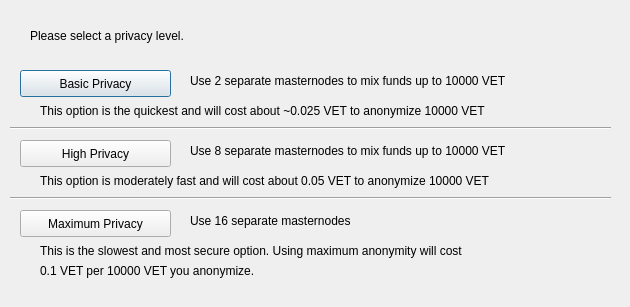
<?xml version="1.0" encoding="UTF-8"?>
<ui version="4.0">
 <class>DarksendConfig</class>
 <widget class="QDialog" name="DarksendConfig">
  <property name="geometry">
   <rect>
    <x>0</x>
    <y>0</y>
    <width>630</width>
    <height>307</height>
   </rect>
  </property>
  <property name="windowTitle">
   <string>Configure Darksend</string>
  </property>
  <widget class="QPushButton" name="buttonBasic">
   <property name="geometry">
    <rect>
     <x>20</x>
     <y>70</y>
     <width>151</width>
     <height>27</height>
    </rect>
   </property>
   <property name="text">
    <string>Basic Privacy</string>
   </property>
  </widget>
  <widget class="QPushButton" name="buttonHigh">
   <property name="geometry">
    <rect>
     <x>20</x>
     <y>140</y>
     <width>151</width>
     <height>27</height>
    </rect>
   </property>
   <property name="text">
    <string>High Privacy</string>
   </property>
  </widget>
  <widget class="QPushButton" name="buttonMax">
   <property name="geometry">
    <rect>
     <x>20</x>
     <y>210</y>
     <width>151</width>
     <height>27</height>
    </rect>
   </property>
   <property name="text">
    <string>Maximum Privacy</string>
   </property>
  </widget>
  <widget class="QLabel" name="label">
   <property name="geometry">
    <rect>
     <x>30</x>
     <y>20</y>
     <width>571</width>
     <height>31</height>
    </rect>
   </property>
   <property name="text">
    <string>Please select a privacy level.</string>
   </property>
  </widget>
  <widget class="QLabel" name="label_2">
   <property name="geometry">
    <rect>
     <x>190</x>
     <y>70</y>
     <width>421</width>
     <height>21</height>
    </rect>
   </property>
   <property name="text">
    <string>Use 2 separate masternodes to mix funds up to 10000 VET</string>
   </property>
  </widget>
  <widget class="QLabel" name="label_3">
   <property name="geometry">
    <rect>
     <x>190</x>
     <y>140</y>
     <width>411</width>
     <height>21</height>
    </rect>
   </property>
   <property name="text">
    <string>Use 8 separate masternodes to mix funds up to 10000 VET</string>
   </property>
  </widget>
  <widget class="QLabel" name="label_4">
   <property name="geometry">
    <rect>
     <x>190</x>
     <y>210</y>
     <width>421</width>
     <height>21</height>
    </rect>
   </property>
   <property name="text">
    <string>Use 16 separate masternodes</string>
   </property>
  </widget>
  <widget class="QLabel" name="label_6">
   <property name="geometry">
    <rect>
     <x>40</x>
     <y>100</y>
     <width>561</width>
     <height>21</height>
    </rect>
   </property>
   <property name="text">
    <string>This option is the quickest and will cost about ~0.025 VET to anonymize 10000 VET</string>
   </property>
  </widget>
  <widget class="QLabel" name="label_7">
   <property name="geometry">
    <rect>
     <x>40</x>
     <y>170</y>
     <width>561</width>
     <height>21</height>
    </rect>
   </property>
   <property name="text">
    <string>This option is moderately fast and will cost about 0.05 VET to anonymize 10000 VET</string>
   </property>
  </widget>
  <widget class="QLabel" name="label_8">
   <property name="geometry">
    <rect>
     <x>40</x>
     <y>240</y>
     <width>561</width>
     <height>21</height>
    </rect>
   </property>
   <property name="text">
    <string>This is the slowest and most secure option. Using maximum anonymity will cost</string>
   </property>
  </widget>
  <widget class="QLabel" name="label_9">
   <property name="geometry">
    <rect>
     <x>40</x>
     <y>260</y>
     <width>561</width>
     <height>21</height>
    </rect>
   </property>
   <property name="text">
    <string>0.1 VET per 10000 VET you anonymize.</string>
   </property>
  </widget>
  <widget class="Line" name="line">
   <property name="geometry">
    <rect>
     <x>10</x>
     <y>120</y>
     <width>601</width>
     <height>16</height>
    </rect>
   </property>
   <property name="orientation">
    <enum>Qt::Horizontal</enum>
   </property>
  </widget>
  <widget class="Line" name="line_2">
   <property name="geometry">
    <rect>
     <x>10</x>
     <y>190</y>
     <width>601</width>
     <height>16</height>
    </rect>
   </property>
   <property name="orientation">
    <enum>Qt::Horizontal</enum>
   </property>
  </widget>
 </widget>
 <resources/>
 <connections/>
</ui>
